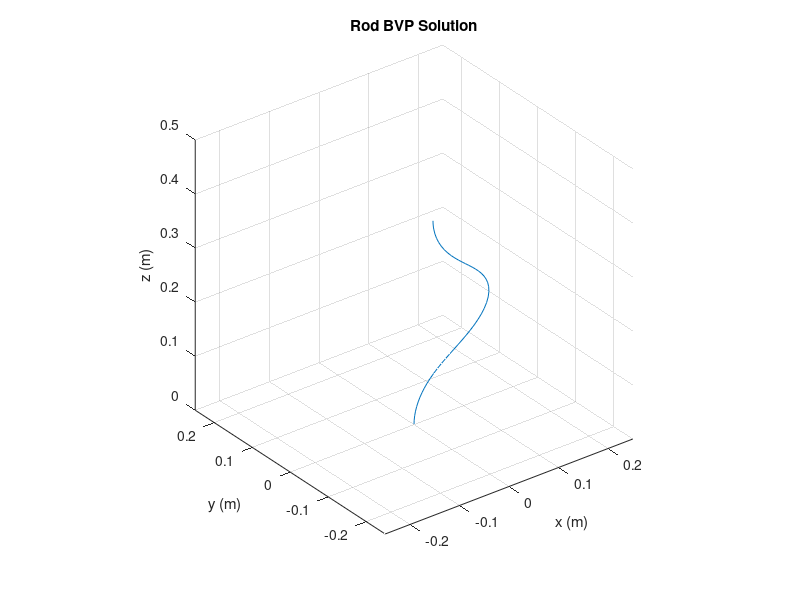

MATLAB code for this plot:
function RodBVP
    %Parameters
    E = 200e9;
    G = 80e9;
    r = 0.001;
    rho = 8000;
    g = [9.81; 0; 0];
    L = 0.5;
    A = pi*r^2;
    I = pi*r^4/4;
    J = 2*I;
    Kse = diag([G*A, G*A, E*A]);
    Kbt = diag([E*I, E*I, G*J]);
		
    %Boundary Conditions
    p0 = [0;0;0];
    R0 = eye(3);
    pL = [0; -0.1*L; 0.8*L];
    RL = eye(3);

    %Main Simulation
    init_guess = zeros(6,1);
    global y; %Forward declaration for future scoping rule changes
    fsolve(@RodShootingMethod, init_guess); %Use convex optimization to solve ICs
    
    %Visualization
    plot3(y(:,1),y(:,2),y(:,3));  title('Rod BVP Solution');  axis([-L/2 L/2 -L/2 L/2 0 L])
    grid on;  daspect([1 1 1]);  xlabel('x (m)');  ylabel('y (m)');  zlabel('z (m)');
    
    %Subfunctions
    function residual = RodShootingMethod(guess) %Optimization objective function
        n0 = guess(1:3);                  %Update guessed initial conditions
        m0 = guess(4:6);
        y0 = [p0; reshape(R0,9,1); n0; m0];
        
        [s,y] = ode45(@RodODE,[0 L],y0);  %Numerically solve the resulting IVP
        
        pL_shot = y(end,1:3)';            %Calculate distal constraint violation
        RL_shot = reshape(y(end,4:12),3,3);
        position_error = pL_shot - pL;
        rotation_error = inv_hat( RL_shot'*RL - RL_shot*RL' );
        residual = [position_error; rotation_error];
    end

    function ys = RodODE(s,y)
        R = reshape(y(4:12),3,3);
        n = y(13:15);
        m = y(16:18);

        v = Kse^-1*R.'*n + [0;0;1];
        u = Kbt^-1*R.'*m;

        ps = R*v;
        Rs = R*hat(u);
        ns = -rho*A*g;
        ms = -hat(ps)*n;

        ys = [ps; reshape(Rs,9,1); ns; ms];
    end

    function skew_symmetric_matrix = hat(y)
        skew_symmetric_matrix = [  0   -y(3)  y(2) ;
                                  y(3)   0   -y(1) ;
                                 -y(2)  y(1)   0  ];
    end

    function R3 = inv_hat(skew)
        R3 = [skew(3,2); skew(1,3); skew(2,1)];
    end
end
